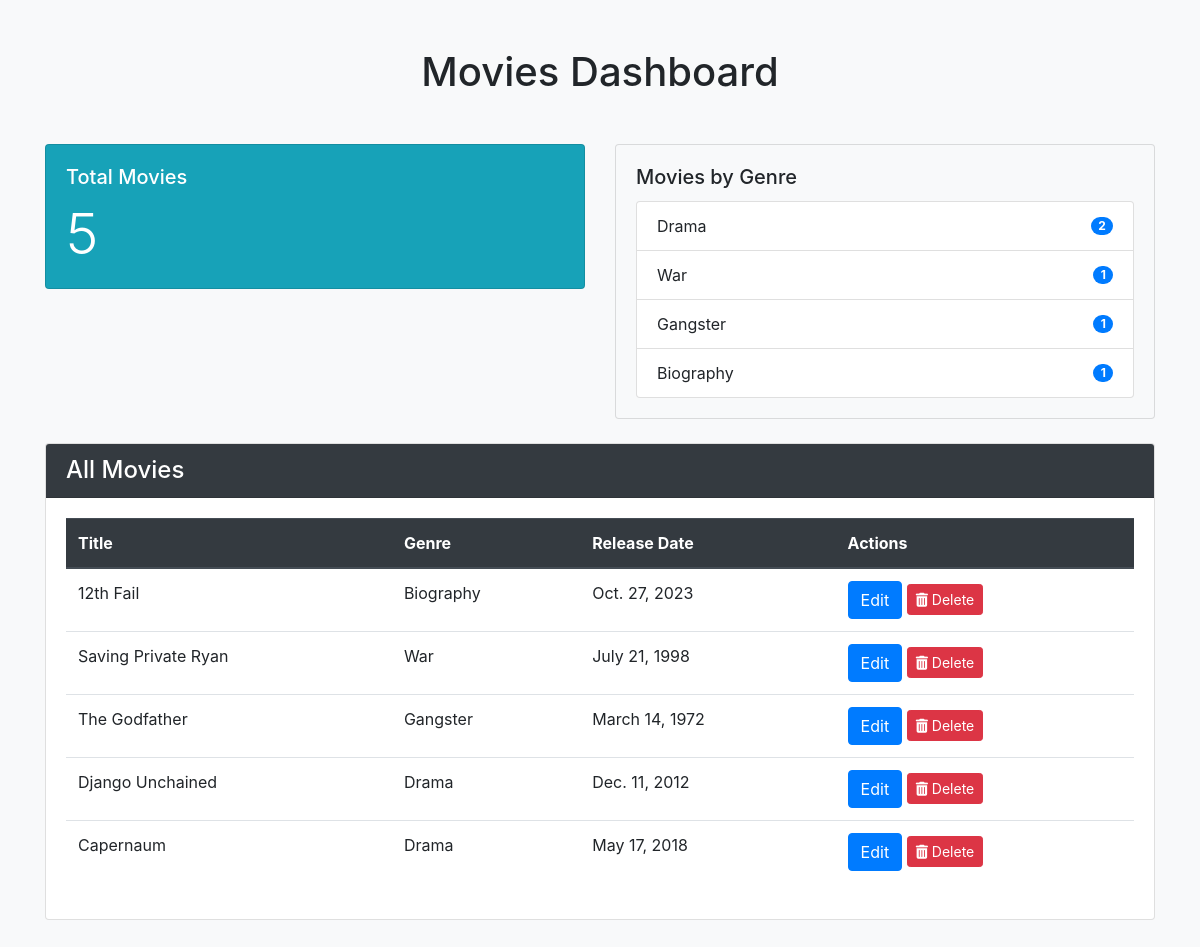
Before: /dashboard/ with the older database file.
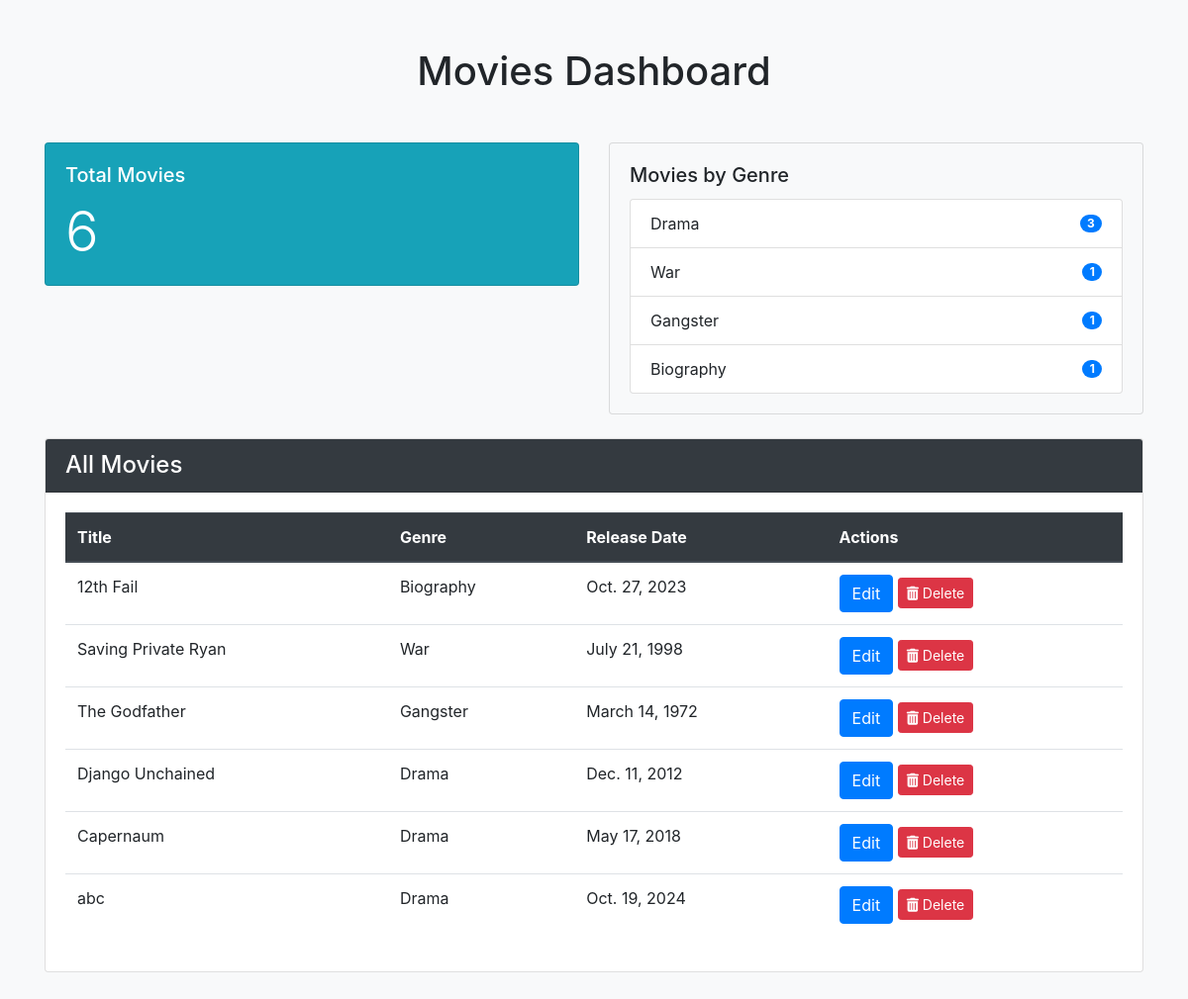
After: the same page with the newer database file.
### movies/models.py (models this page shows)
class Movie(models.Model):
    GENRE_CHOICES = [
        ('Action', 'Action'),
        ('Biography', 'Biography'),
        ('Drama', 'Drama'),
        ('Comedy', 'Comedy'),
        ('War', 'War'),
        ('Gangster', 'Gangster'),
        ('Horror', 'Horror'),
    ]
    title = models.CharField(max_length=100)
    description = models.TextField()
    genre = models.CharField(max_length=50, choices=GENRE_CHOICES)
    release_date = models.DateField()
    poster = models.ImageField(upload_to='posters/', blank=True, null=True)

### movies/views.py (the view, shortened to what this page needs)
# urls.py: path('dashboard/', dashboard, name='dashboard'),
def dashboard(request):
    form = MovieForm()
    genre_stats = Movie.objects.values('genre').annotate(count=Count('genre')).order_by('-count')
    total_movies = Movie.objects.count()
    movies = Movie.objects.all()
    return render(request, 'dashboard.html', {'genre_stats': genre_stats, 'total_movies': total_movies, 'movies': movies,'form':form})

### templates/dashboard.html (shortened to what this page needs)
<!DOCTYPE html>
<html lang="en">
<head>
    <link
        rel="stylesheet"
        href="https://stackpath.bootstrapcdn.com/bootstrap/4.5.2/css/bootstrap.min.css"
    >
</head>
<body class="bg-light">
    <div class="container my-5">
        <h1 class="text-center mb-5">Movies Dashboard</h1>
        <div class="row">
            <div class="col-md-6">
                <div class="card text-white bg-info mb-4">
                    <div class="card-body">
                        <h5 class="card-title">Total Movies</h5>
                        <p class="card-text display-4">{{ total_movies }}</p>
                    </div>
                </div>
            </div>
            <div class="col-md-6">
                <div class="card bg-light mb-4">
                    <div class="card-body">
                        <h5 class="card-title">Movies by Genre</h5>
                        <ul class="list-group">
                            {% for stat in genre_stats %}
                                <li class="list-group-item d-flex justify-content-between align-items-center">
                                    {{ stat.genre }}
                                    <span class="badge badge-primary badge-pill">{{ stat.count }}</span>
                                </li>
                            {% endfor %}
                        </ul>
                    </div>
                </div>
            </div>
        </div>
        <div class="card">
            <div class="card-header bg-dark text-white">
                <h4 class="mb-0">All Movies</h4>
            </div>
            <div class="card-body">
                <table class="table table-hover">
                    <thead class="thead-dark">
                        <tr>
                            <th scope="col">Title</th>
                            <th scope="col">Genre</th>
                            <th scope="col">Release Date</th>
                            <th scope="col">Actions</th>
                        </tr>
                    </thead>
                    <tbody>
                        {% for movie in movies %}
                        <tr>
                            <td>{{ movie.title }}</td>
                            <td>{{ movie.genre }}</td>
                            <td>{{ movie.release_date }}</td>
                            <td>
                                <button type="button" class="btn btn-primary" data-toggle="modal" data-target="#exampleModal{{movie.id}}">
                                    Edit
                                </button>
                                <form method="post" class="d-inline">
                                    <button type="submit" class="btn btn-danger btn-sm">
                                        <i class="fas fa-trash-alt"></i> Delete
                                    </button>
                                </form>
                            </td>
                        </tr>
                        {% empty %}
                        <tr>
                            <td colspan="4" class="text-center text-muted">No movies available.</td>
                        </tr>
                        {% endfor %}
                    </tbody>
                </table>
            </div>
        </div>
    </div>
</body>
</html>

Changed rows visible on the page:
added Movie: title "abc", genre "Drama", release_date "Oct. 19, 2024"
Other visible differences:
{{ total_movies }}: "5" → "6"
new list line: "Drama 3"
list line gone: "Drama 2"
